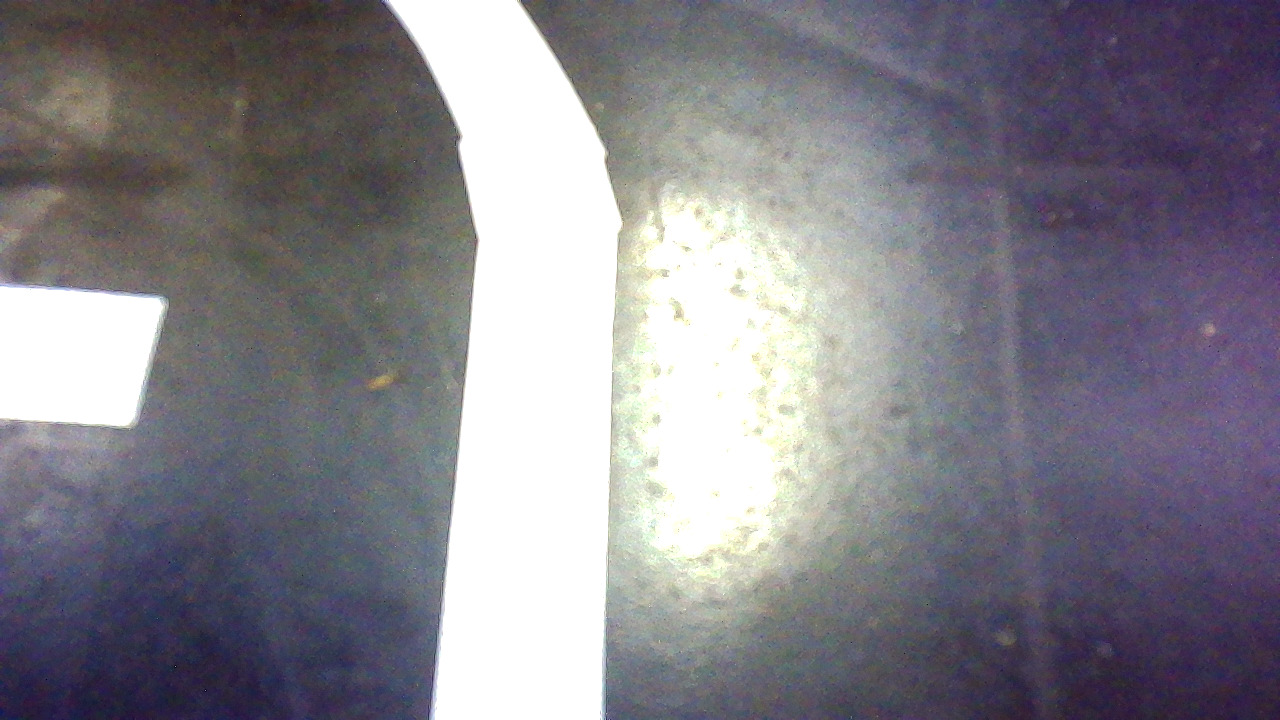
#> input picture glare.jpeg, 1280 x 720 px
$ python source.py
#> lines starting #> are read from the running program, lines starting #| are printed output that depends on the picture; after the words box and inside, x2 and y2 are one past the last pixel; in counts of white or black regions, pixels touching at a corner belong together
import cv2
import numpy as np

## MAKE ALL THESE VALUES INTERACTIVE
lower_bgr_values = np.array([192,  193,  193])
upper_bgr_values = np.array([255, 255, 255])
MIN_AREA = 10000
MIN_AREA_TRACK = 30000
MAX_CONTOUR_VERTICES = 50
ERODE_KERNEL_SIZE = 5

def get_contour_data(mask, out):
    """
    Return the centroid of the largest contour in
    the binary image 'mask' (the line)
    and draw all contours on 'out' image
    """

    # get a list of contours
    contours, _ = cv2.findContours(mask, cv2.RETR_EXTERNAL, cv2.CHAIN_APPROX_NONE)

    mark = {}
    line = {}
    over = False
    tried_once = False

    possible_tracks = []
    for contour in contours:
        M = cv2.moments(contour)
        # Search more about Image Moments on Wikipedia 🙂 (it's the 'center')

        contour_vertices = len(cv2.approxPolyDP(contour, 1.5, True))

        if (M['m00'] < MIN_AREA):
            continue

        if (contour_vertices < MAX_CONTOUR_VERTICES) and (M['m00'] > MIN_AREA_TRACK):

            # Contour is part of the track
            line['x'] = int(M["m10"]/M["m00"])
            line['y'] = int(M["m01"]/M["m00"])

            possible_tracks.append(line)

            # plot the amount of vertices in light blue
            cv2.drawContours(out, contour, -1, (255,0,0), 4)

            cv2.putText(out, f"Track", (int(M["m10"]/M["m00"]), int(M["m01"]/M["m00"])-200),
                cv2.FONT_HERSHEY_PLAIN, 3, (100,100,255), 2)

        else:
            # plot the area in pink
            cv2.drawContours(out, contour, -1, (255,0,255), 4)
            cv2.putText(out, f"Ignored", (int(M["m10"]/M["m00"]), int(M["m01"]/M["m00"])),
                cv2.FONT_HERSHEY_PLAIN, 3, (100,100,255), 2)

    return possible_tracks

image_path = "glare.jpeg"
image = cv2.imread(image_path)
#> image is the input picture: shape (720, 1280, 3); mean B, G, R 137.1, 128.6, 131.2
mask = cv2.inRange(image, lower_bgr_values, upper_bgr_values)
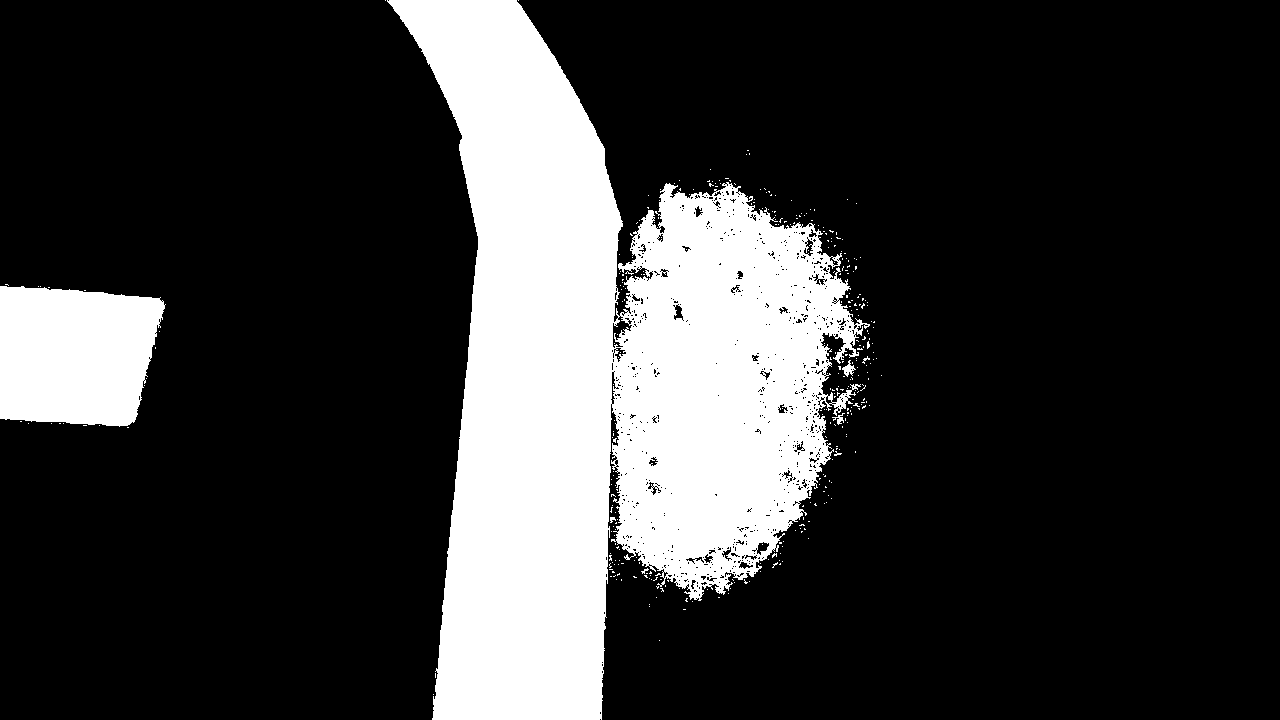
#> mask: shape (720, 1280); 21.6% white; 360 white regions (354 under 20 px), largest, box (x1, y1, x2, y2) and area: (387, 0, 870, 720) 177872, (0, 286, 166, 427) 19783, (842, 360, 856, 377) 102, (832, 413, 845, 425) 59, (610, 517, 616, 523) 23, (862, 356, 870, 364) 21

## SHOW IMAGE ACCORGING TO COLOR THRESHOLDS


kernel = np.ones((ERODE_KERNEL_SIZE, ERODE_KERNEL_SIZE), np.uint8)
mask = cv2.erode(mask, kernel)
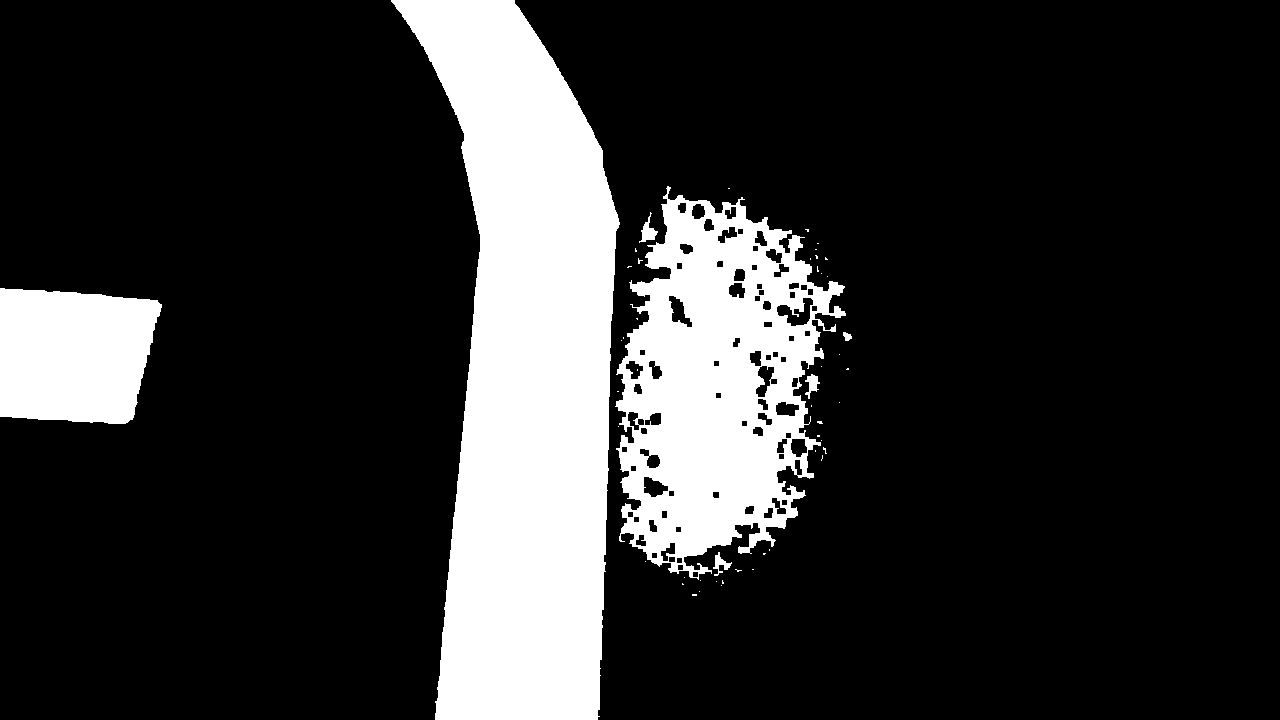
#> mask: shape (720, 1280); 18.9% white; 50 white regions (43 under 20 px)

## SHOW IMAGE ACCORGING TO KERNEL SIZE

possible_tracks = get_contour_data(mask, image)
#> in get_contour_data, `contours, _ = cv2.findContours(mask, cv2.RETR_EXTERNAL, cv2.CHAIN_APPR..`: contours = 49 contours, 42 with area under 20; largest, box (x1, y1, x2, y2) and area: (391, 0, 620, 720) 102437, (615, 186, 846, 580) 56760, (0, 288, 162, 424) 18488, (639, 212, 658, 243) 184, (805, 374, 820, 399) 144, (713, 552, 732, 576) 123, (843, 332, 852, 341) 42
#> the loop in get_contour_data, `for contour in contours:` made 49 passes
#> (contour, contour_vertices) on passes 2, 3, 4, 5, 7, 8, 9, 11, 14, 16, 18, 20: ([[699, 591]], 1), ([[721, 585]], 1), ([[682, 583], [682, 584], [683, 584]], 1), ([[716, 581]], 1), ([[700, 580]], 1), ([[684, 577]], 1), ([[752, 569], [753, 569]], 1), ([[645, 561]], 1), ([[769, 549], [769, 550]], 1), ([[815, 450], [815, 451]], 1), ([[821, 440]], 1), ([[618, 426]], 1)
#> contour_vertices on passes 1, 6, 10, 12, 13, 15: 2, 2, 3, 2, 16, 2
#> after the loop in get_contour_data, `for contour in contours:`:
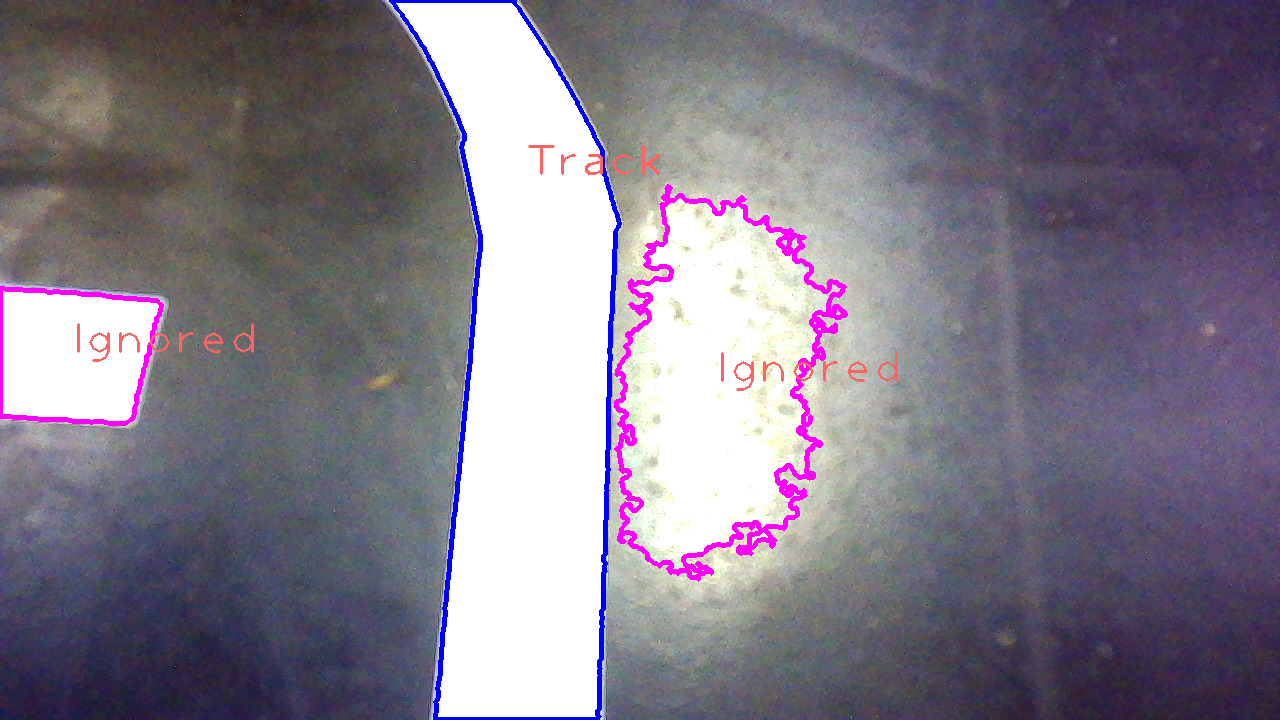
#> out: shape (720, 1280, 3); mean B, G, R 137.3, 123, 129.4
#> after the loop in get_contour_data, `for contour in contours:`: line = {'x': 526, 'y': 376}; possible_tracks = 1 item
#> possible_tracks = 1 item

for line in possible_tracks:
    cv2.circle(image, (line['x'], line['y']), 5, (0,255,0), 5)
#> this loop made 1 pass
#> line on pass 1: {'x': 526, 'y': 376}
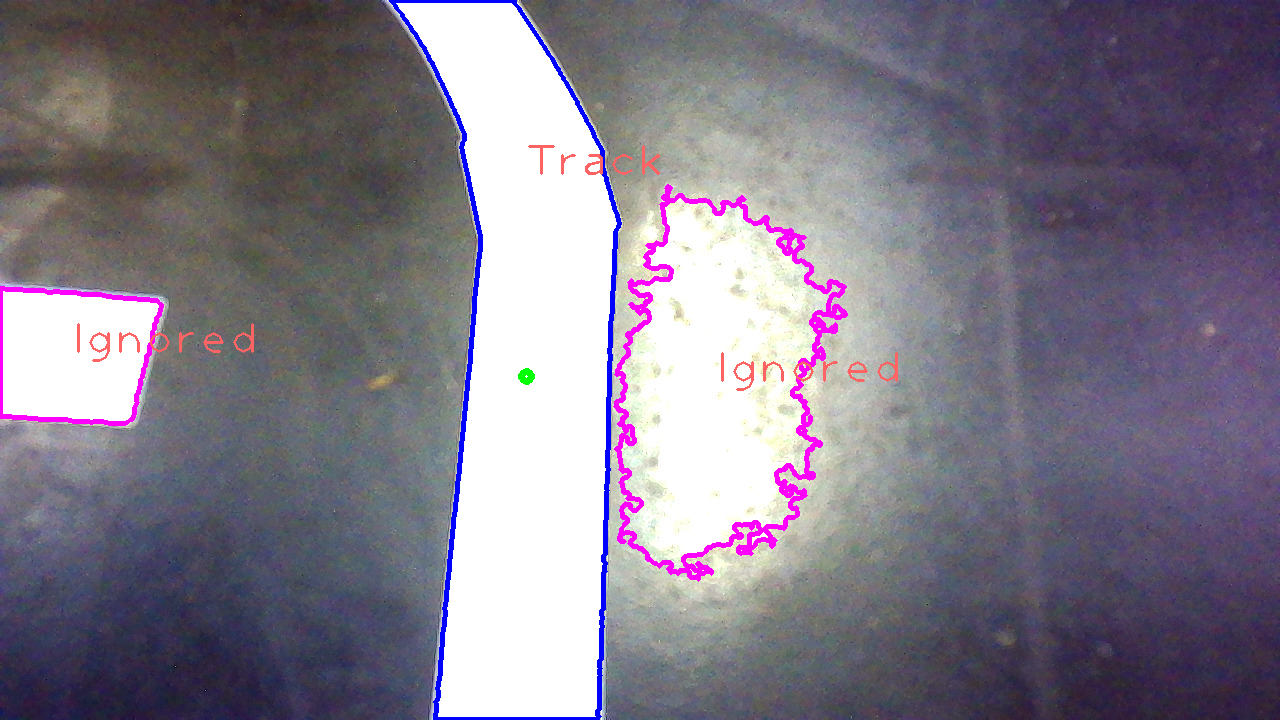
#> image: shape (720, 1280, 3); 2.51% of pixels changed, all inside (x1, y1, x2, y2) = (0, 0, 898, 720)

## SHOW ALL POSSIBLE TRACKS ACCORDING TO MIN_AREA, MIN_AREA_TRACK and MAX_CONTOUR_VERTICES

cv2.imshow("image", image)
cv2.imshow("mask", mask)
cv2.waitKey(0)
